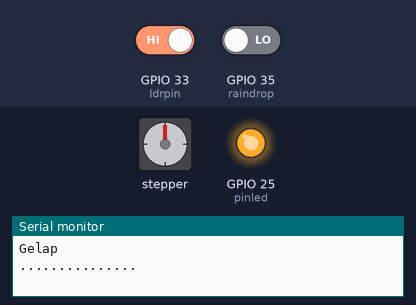
The sketch below on a simulated ESP32. Shown: stepper motor, output pins drawn as LEDs (lit = HIGH), the last lines printed to the serial monitor. Inputs (shaded band) come from the test bench; at power-on: GPIO 33 (ldrpin) HIGH, GPIO 35 (raindrop) LOW. Stepper angles assume 2048 steps per turn; pins used as bus, display or sensor lines are not drawn.

Above: at 12.8 s.
12.9 s: GPIO 33 (ldrpin) driven LOW
At 18.19 s:
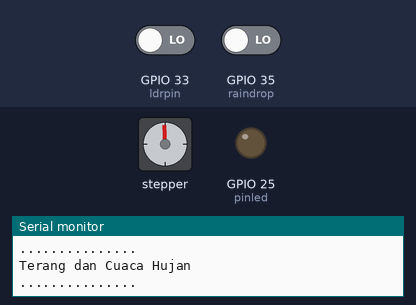
At 18.83 s:
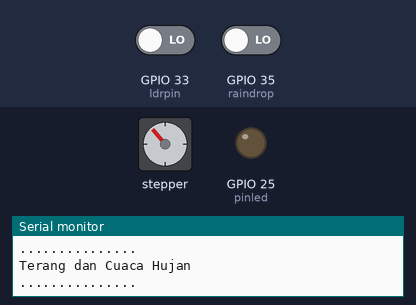
20.4 s: GPIO 35 (raindrop) driven HIGH
At 24.6 s:
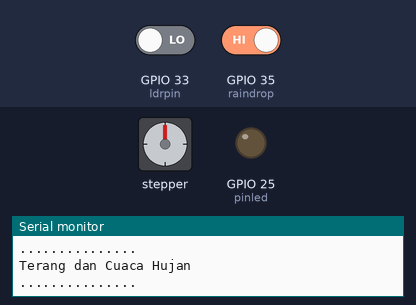
Timing chart, 0 to 31.6 s (numbered marks = the images above; inputs shaded):
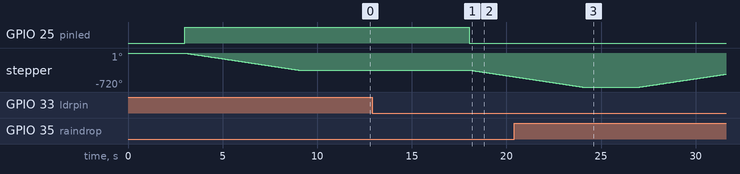

Measured:
- after the input at 12.9 s, GPIO 25 (pinled): HIGH → LOW after 5.1 s; stepper: keeps turning counter-clockwise at about 61°/s, starting after 5.1 s
- by itself, stepper: turns 360° counter-clockwise in 6.0 s

The sketch:

Automatic_Drying_System.ino
```cpp
#include <Stepper.h>

#define raindrop 35     // ESP32's pin GPIO35 connected to DO pin of the rain sensor
#define POWER_PIN 32    // ESP32's pin GPIO32 that provides the power to the rain sensor
#define ldrpin 33       // ESP32's pin GPIO33 connected to DO pin of the LDR module
#define pinled 25
#define IN1 26
#define IN2 27
#define IN3 14
#define IN4 12

int lightState;
int prevLightState = -1; // Menyimpan kondisi sebelumnya untuk sensor cahaya
int rainState;
int prevRainState = -1; // Menyimpan kondisi sebelumnya untuk sensor hujan

Stepper stepper(2048, IN1, IN3, IN2, IN4); // Jumlah langkah: 2048 (motor 28BYJ-48)

void setup() {
  Serial.begin(115200);
  pinMode(POWER_PIN, OUTPUT);  // configure the power pin as an OUTPUT
  pinMode(raindrop, INPUT);
  pinMode(ldrpin, INPUT);
  pinMode(pinled, OUTPUT);
  pinMode(IN1, OUTPUT);
  pinMode(IN2, OUTPUT);
  pinMode(IN3, OUTPUT);
  pinMode(IN4, OUTPUT);
}

void loop() {
  lightState = digitalRead(ldrpin);
  rainsensor();

  if (lightState != prevLightState || rainState != prevRainState) {
    handleCases();
    prevLightState = lightState;
    prevRainState = rainState;
  }
}

void rainsensor() {
  digitalWrite(POWER_PIN, HIGH);  // turn the rain sensor's power ON
  delay(10);                      // wait 10 milliseconds
  rainState = digitalRead(raindrop);
  digitalWrite(POWER_PIN, LOW);   // turn the rain sensor's power OFF
  delay(3000);                    // pause for 3 sec to avoid reading sensors frequently to prolong the sensor lifetime
}

void handleCases() {
  if (lightState == LOW && rainState == HIGH) {
    Serial.println("Cuaca Cerah");
    Serial.println("...............");
    digitalWrite(pinled, LOW);
    stepper.setSpeed(10);  // Atur kecepatan motor
    stepper.step(2048);    // Putar 2048 langkah (satu putaran)
    stopMotor();
  } else if (lightState == LOW && rainState == LOW) {
    Serial.println("Terang dan Cuaca Hujan");
    Serial.println("...............");
    digitalWrite(pinled, LOW);
    stepper.setSpeed(10);  // Atur kecepatan motor
    stepper.step(-2048);   // Putar 2048 langkah berlawanan arah jarum jam (satu putaran)
    stopMotor();
  } else if (lightState == HIGH) {
    Serial.println("Gelap");
    Serial.println("...............");
    digitalWrite(pinled, HIGH);
    stepper.setSpeed(10);  // Atur kecepatan motor
    stepper.step(-2048);   // Putar 2048 langkah berlawanan arah jarum jam (satu putaran)
    stopMotor();
  }
}

// Fungsi untuk memberhentikan motor stepper
void stopMotor() {
  digitalWrite(IN1, LOW);
  digitalWrite(IN2, LOW);
  digitalWrite(IN3, LOW);
  digitalWrite(IN4, LOW);
}
```
